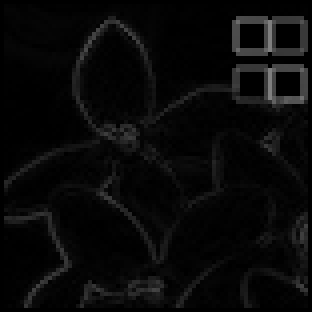
#> input picture img_small_gm.png, 78 x 78 px (shown 4 times larger)
$ python exer15.py img_small_gm.png out.png
#> lines starting #> are read from the running program, lines starting #| are printed output that depends on the picture
#dm2024 1bc36c9b73b21cad239bf4d37aa34f3ad5d42093064e17d1f87d7bb079e60ffe#
#dm template
# これより上は編集しないこと

# 5x5メディアンフィルタ
import numpy as np
import sys
import cv2

fname_in  = sys.argv[1]
fname_out = sys.argv[2]

#画像をロード, グレースケール化, float型へ変換
img = cv2.imread(fname_in)
#> img is the input picture: shape (78, 78, 3); min 0, max 128, mean 8.8
img = cv2.cvtColor(img, cv2.COLOR_RGB2GRAY)
#> img: shape (78, 78)

#出力画像を準備(グレースケール，float型)
img_out = np.zeros_like( img )


#!!以下を編集!!(

#ヒント : img_outはゼロ初期化されているので周囲2画素分にはアクセスしない
#ヒント: numpyには中央値を出力する関数があるのでそれを利用するとよいかも
def median_filter(img, window_size = 5):

#> called with window_size = 5
    result = np.zeros_like(img)
    for y in range(img.shape[0]):
        for x in range(img.shape[1]):
            window =img[y:y+window_size, x:x+window_size]
            result[y, x] = np.median(window)
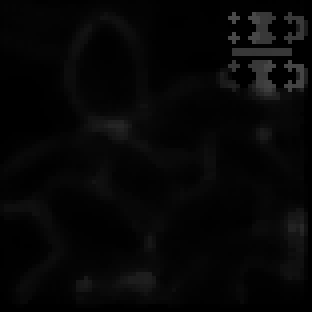
#> result: shape (78, 78) (shown 4 times larger); min 0, max 74, mean 6.4
    return result
#float型からuint8型に変換し、書き出し

img_out = median_filter(img)
cv2.imwrite(fname_out, img_out )

#? 先生の出力画像は周りに黒枠があるけどあれなんなんだろ
